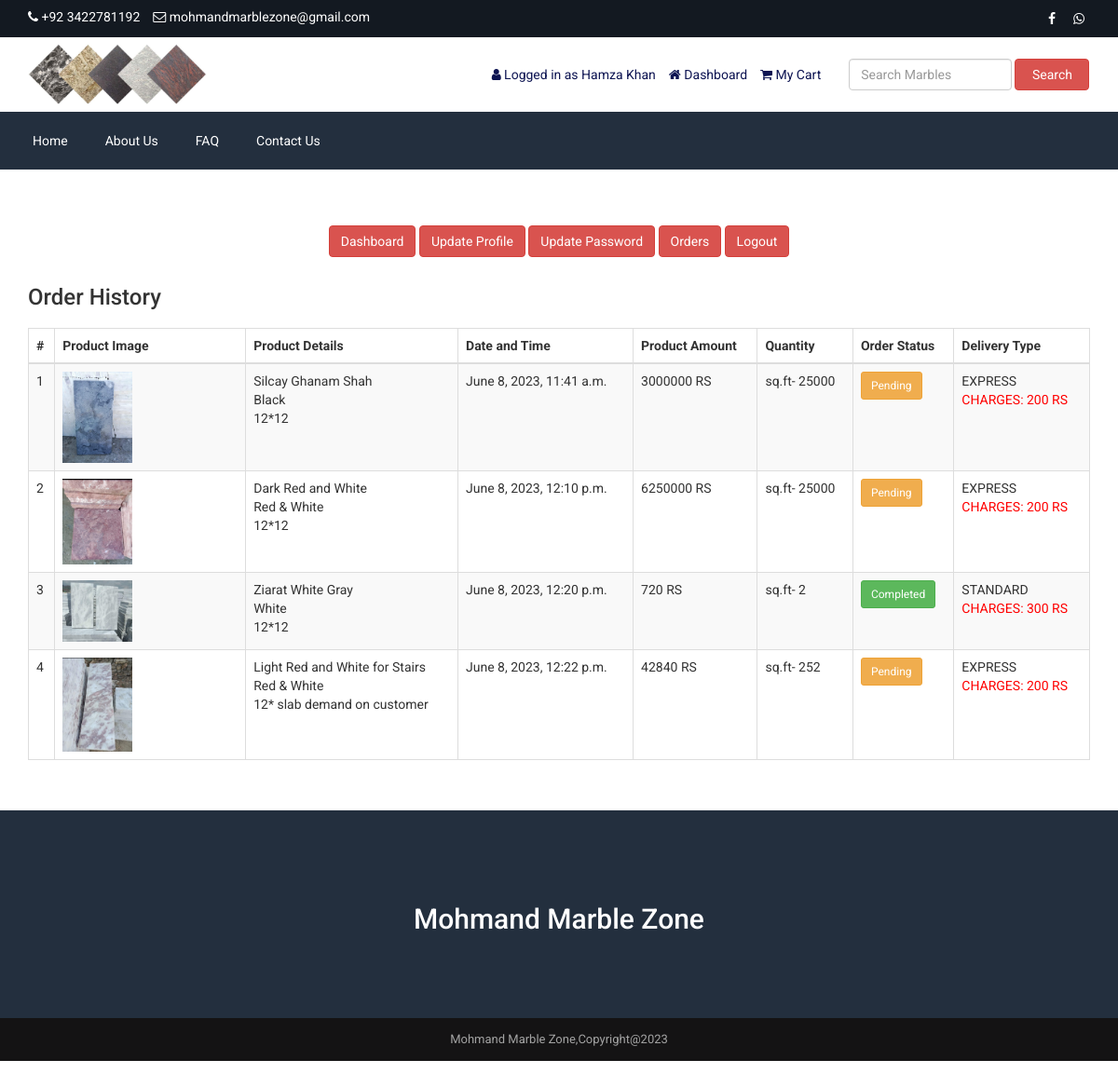
The app's page /account/user_orders/ (signed in) with its own data.
### customadmin/models.py (models this page shows, shortened)
class add_footer_contact(models.Model):
    footer_copyright = models.CharField(max_length=1000, null=True, blank=True)
    contact_address = models.TextField(null=True, blank=True)
    contact_email = models.EmailField(null=True, blank=True)
    contact_no = models.CharField(max_length=100, null=True, blank=True)
    map_iframe = models.TextField(null=True, blank=True)
    status = models.BooleanField(default=True)

class add_logo(models.Model):
    upload_logo = models.ImageField(upload_to='Media/website_images/')

class add_product(models.Model):
    select_top_category = models.ForeignKey(add_top_category, on_delete = models.CASCADE)
    select_mid_category = models.ForeignKey(add_mid_category, on_delete = models.CASCADE)
    select_end_category = models.ForeignKey(add_end_category, on_delete = models.CASCADE)
    product_name = models.CharField(max_length=120)
    old_price = models.IntegerField(null=True, blank=True)
    current_price = models.IntegerField()
    quantity = models.IntegerField()
    select_size = models.ManyToManyField(add_size, blank=True)
    select_color = models.ManyToManyField(add_color, blank=True)
    featured_photo = models.ImageField(upload_to="Media/Product_Images/Featured_image")
    photo_1 = models.ImageField(upload_to="Media/Product_Images/Other_Images", null=True, blank=True)
    photo_2= models.ImageField(upload_to="Media/Product_Images/Other_Images", null=True, blank=True)
    photo_3 = models.ImageField(upload_to="Media/Product_Images/Other_Images", null=True, blank=True)
    photo_4 = models.ImageField(upload_to="Media/Product_Images/Other_Images", null=True, blank=True)
    description = models.TextField()
    short_description = models.TextField()
    featured_desc = models.TextField()
    condition_desc = models.TextField()
    return_policy_desc = models.TextField()
    is_featured = models.BooleanField(default=False)
    is_active = models.BooleanField(default=False)
    status = models.BooleanField(default=False, null=True, blank=True)
    class Meta:
        verbose_name_plural = "7 - Add Product"

### account/models.py (models this page shows, shortened)
class MyUser(AbstractBaseUser):
    phone_regex = RegexValidator(
        regex=r'^\d{11}$',
        message="Phone number must be exactly 11 digits."
    )
    email = models.EmailField(unique=True, blank=False, null=False)
    full_name = models.CharField(max_length=100, blank=False, null=False)
    company_name = models.CharField(max_length=100, blank=True, null=True)
    phone_no = models.CharField(validators=[phone_regex], max_length=11, blank=False, null=False)
    address = models.TextField(blank=False, null=False)
    country = models.CharField(max_length=50, blank=False, null=False)
    city = models.CharField(max_length=50, blank=True, null=True)
    state = models.CharField(max_length=50, blank=True, null=True)
    zip_code = models.CharField(max_length=10, blank=True, null=True)
    password = models.CharField(max_length=128, blank=False, null=False)
    confirm_password = models.CharField(max_length=128, blank=False, null=False)
    is_active = models.BooleanField(default=True)
    is_admin = models.BooleanField(default=False)
    status = models.BooleanField(default=False)
    objects = MyUserManager()
    USERNAME_FIELD = 'email'
    REQUIRED_FIELDS = []

class OrderProduct(models.Model):
    status_list = (
        ('Completed', 'Completed'),
        ('Pending', 'Pending'),
        ('Not Available', 'Not Available')
    )
    shiping_list = (
        ('Pending', 'Pending'),
        ('Completed', 'Completed'),
    )
    get_user = models.ForeignKey(MyUser, on_delete=models.CASCADE)
    product = models.ForeignKey(ProductSave, on_delete=models.CASCADE)
    status = models.CharField(max_length=50, choices=status_list, null=True, blank=True)
    shipping = models.CharField(max_length=20, choices=shiping_list, null=True, blank=True)
    issue_date = models.DateTimeField(auto_now_add=True, null=True, blank=True)
    delivery_type = models.CharField(max_length=120, null=True, blank=True)

class ProductSave(models.Model):
    name = models.ForeignKey(MyUser, on_delete=models.CASCADE)
    product = models.ForeignKey(add_product, on_delete=models.CASCADE)
    color = models.CharField(max_length=120, null=True, blank=True)
    size = models.CharField(max_length=120, null=True, blank=True)
    quantity = models.IntegerField(null=True, blank=True)
    price = models.IntegerField(null=True, blank=True)
    total = models.IntegerField(null=True, blank=True)
    issue_date = models.DateField(auto_now_add=True)
    status = models.BooleanField(default=False, null=True, blank=True)

### account/views.py (the view)
# urls.py: path('user_orders/', views.user_orders, name='user_orders'),
@login_required(login_url="login_page")
def user_orders(request):
    user = MyUser.objects.get(email=request.user.email)
    order_products = OrderProduct.objects.filter(get_user=user)
    order_productss = OrderProduct.objects.filter(get_user=user).count()
    print("count Products", order_productss)
    get_logo = add_logo.objects.last()
    get_favicon = add_favicon.objects.last()
    get_footer_contact = add_footer_contact.objects.last()
    get_social_links = add_social_media_links.objects.last()
    context = {'order_products': order_products,
               'get_logo': get_logo, 'get_favicon': get_favicon, 'get_footer_contact': get_footer_contact,
                'get_social_links': get_social_links,}
    return render(request, 'account/dashboard/customer_order.html', context)

### templates/account/dashboard/customer_order.html
{% extends 'basic/basic.html' %}
{% load static %}
{% block content %}
    {% include 'basic/top_navbar.html' %}
      {% include 'basic/center_navbar.html' %}
      {% include 'basic/main_navbar.html' %}
	<div class="page">
		<div class="container">
			<div class="row">
				<div class="col-md-12">
					{% include 'account/dashboard/user_navbar.html' %}
				</div>
				<div class="col-md-12">
					<div class="user-content">
						<h3>Order History</h3>
						<div class="table-responsive">
							<table class="table table-bordered table-striped table-hover">
								<thead>
									<tr>
										<th>#</th>
										<th>Product Image</th>
										<th>Product Details</th>
										<th>Date and Time</th>
										<th>Product Amount</th>
										<th>Quantity</th>
										<th>Order Status</th>
										<th>Delivery Type</th>
									</tr>
								</thead>
								<tbody>
									{% for i in order_products %}
									<tr>
										<td>{{forloop.counter}}</td>
										<td style="width: 18%;">
											<img src="{{i.product.product.featured_photo.url}}" alt="" width="40%">
										</td>
										<td>
											{{i.product.product.product_name}}<br>
											{{i.product.color}}<br>
											{{i.product.size}}
										</td>
										<td>{{i.issue_date}}</td>
										<td>{{i.product.total}} RS</td>
										<td>sq.ft- {{i.product.quantity}}</td>
										<td>
											{% if i.status == "Pending" %}
												<button class="btn btn-warning btn-sm">
													Pending
												</button>
											{% elif i.status == "Completed" %}
											<button class="btn btn-success btn-sm">
												Completed
											</button>
											{% else %}
											<button class="btn btn-danger btn-sm">
												Not Available
											</button>
											{% endif %}
										</td>
										<td style="text-transform: uppercase;">{{i.delivery_type}}
											{% if i.delivery_type == "express" %}
												<p style="color: red;">Charges: 200 RS</p>
											{% else %}
												<p style="color: red;">Charges: 300 RS</p>
											{% endif %}
										</td>
									</tr>
									{% endfor %}
								</tbody>
							</table>
							<div class="pagination" style="overflow: hidden;">
							</div>
						</div>
					</div>
				</div>
			</div>
		</div>
		{% include 'basic/footer.html' %}
		{% endblock %}

### templates/basic/basic.html (shortened to what this page needs)
{% load static %}
<!DOCTYPE html>
<html lang="en">
<head>
    <link rel="stylesheet" href="{% static 'assets/css/bootstrap.min.css' %}">
    <link rel="stylesheet" href="{% static 'assets/css/font-awesome.min.css' %}">
    <link rel="stylesheet" href="{% static 'assets/css/owl.carousel.min.css' %}">
    <link rel="stylesheet" href="{% static 'assets/css/owl.theme.default.min.css' %}">
    <link rel="stylesheet" href="{% static 'assets/css/jquery.bxslider.min.css' %}">
    <link rel="stylesheet" href="{% static 'assets/css/magnific-popup.css' %}">
    <link rel="stylesheet" href="{% static 'assets/css/rating.css' %}">
    <link rel="stylesheet" href="{% static 'assets/css/spacing.css' %}">
    <link rel="stylesheet" href="{% static 'assets/css/bootstrap-touch-slider.css' %}">
    <link rel="stylesheet" href="{% static 'assets/css/animate.min.css' %}">
    <link rel="stylesheet" href="{% static 'assets/css/tree-menu.css' %}">
    <link rel="stylesheet" href="{% static 'assets/css/select2.min.css' %}">
    <link rel="stylesheet" href="{% static 'assets/css/main.css' %}">
    <link rel="stylesheet" href="{% static 'assets/css/responsive.css' %}">
</head>
<body>
    {% block content %}{% endblock %}
</body>
</html>

### templates/basic/top_navbar.html
<div class="top">
    <div class="container">
        <div class="row">
            <div class="col-md-6 col-sm-6 col-xs-12">
                <div class="left">
                    <ul>
                        <li><i class="fa fa-phone"></i> {{get_footer_contact.contact_no}} </li>
                        <li><i class="fa fa-envelope-o"></i> {{get_footer_contact.contact_email}} </li>
                    </ul>
                </div>
            </div>
            <div class="col-md-6 col-sm-6 col-xs-12">
                <div class="right">
                    <ul>
                        <li><a href="{{get_social_links.facebook}}" target="__blank"><i class="fa fa-facebook"></i></a></li>
                        <li><a href="{{get_social_links.watsapp}}"><i class="fa fa-whatsapp"></i></a></li>
                    </ul>
                </div>
            </div>
        </div>
    </div>
</div>

### templates/basic/center_navbar.html
{% load static %}
<div class="header">
    <div class="container">
        <div class="row inner">
            <div class="col-md-4 logo">
                <a href="{% url 'index' %}"><img src="{{get_logo.upload_logo.url}}" alt="logo image"></a>
            </div>
            <div class="col-md-5 right">
                <ul>
                    {% if request.user.is_admin %}
                    <li><a href="{% url 'login_page' %}"><i class="fa fa-sign-in"></i> Login</a></li>
                    <li><a href="{% url 'register_page' %}"><i class="fa fa-user-plus"></i> Register</a></li>
                    {% else %}
                    {% if request.user.is_authenticated %}
                    <li><i class="fa fa-user"></i> Logged in as {{request.user.full_name}}</li>
                    <li><a href="{% url 'user_dashboard' %}"><i class="fa fa-home"></i> Dashboard</a></li>
                    <li><a href="{% url 'cart' %}"><i class="fa fa-shopping-cart"></i> My Cart </a></li>
                    {% else %}
                    <li><a href="{% url 'login_page' %}"><i class="fa fa-sign-in"></i> Login</a></li>
                    <li><a href="{% url 'register_page' %}"><i class="fa fa-user-plus"></i> Register</a></li>
                    {% endif %}
                    {% endif %}
                </ul>
            </div>
            <div class="col-md-3 search-area">
                <form class="navbar-form navbar-left" role="search" action="{% url 'search_product' %}" method="get">
                    <div class="form-group">
                        <input type="text" class="form-control search-top" placeholder="Search Marbles"
                            name="search_text">
                    </div>
                    <button type="submit" class="btn btn-danger">Search</button>
                </form>
            </div>
        </div>
    </div>
</div>

### templates/basic/main_navbar.html (shortened to what this page needs)
<div class="nav">
    <div class="container">
        <div class="row">
            <div class="col-md-12 pl_0 pr_0">
                <div class="menu-container">
                    <div class="menu">
                        <ul>
                            <li><a href="{% url 'index' %}">Home</a></li>
                            <li><a href="{% url 'about_us' %}">About Us</a></li>
                            <li><a href="{% url 'faq' %}">FAQ</a></li>
                            <li><a href="{% url 'contact_us' %}">Contact Us</a></li>
                        </ul>
                    </div>
                </div>
            </div>
        </div>
    </div>
</div>

### templates/account/dashboard/user_navbar.html
<div class="user-sidebar">
    <ul>
        <a href="{% url 'user_dashboard' %}"><button class="btn btn-danger" style="margin-top: 10px;">Dashboard</button></a>
        <a href="{% url 'update_profile' %}"><button class="btn btn-danger" style="margin-top: 10px;">Update
                Profile</button></a>
        <a href="{% url 'update_password' %}"><button class="btn btn-danger" style="margin-top: 10px;">Update
                Password</button></a>
        <a href="{% url 'user_orders' %}"><button class="btn btn-danger" style="margin-top: 10px;">Orders</button></a>
        <a href="{% url 'user_logout' %}"><button class="btn btn-danger" style="margin-top: 10px;">Logout</button></a>
    </ul>
</div>

### templates/basic/footer.html (shortened to what this page needs)
<section class="home-newsletter">
    <div class="container">
        <div class="row">
            <marquee>
                <h2 style="text-align: center; color: white;"> Mohmand Marble Zone </h2>
            </marquee>
        </div>
    </div>
</section>
<div class="footer-bottom">
    <div class="container">
        <div class="row">
            <div class="col-md-12 copyright">
                {{get_footer_contact.footer_copyright}} </div>
        </div>
    </div>
</div>

### records on screen
add_footer_contact: contact_no "+92 3422781192", contact_email "mohmandmarblezone@gmail.com", footer_copyright "Mohmand Marble Zone,Copyright@2023"
add_logo: upload_logo (picture)
MyUser: user.full_name "Hamza Khan"
OrderProduct: product.product.featured_photo (picture), product.product.product_name "Silcay Ghanam Shah", product.color "Black", product.size "12*12", issue_date "June 8, 2023, 11:41 a.m.", product.total "3000000", product.quantity "25000", status "Pending", delivery_type "EXPRESS", shows "CHARGES: 200 RS"
OrderProduct: product.product.featured_photo (picture), product.product.product_name "Dark Red and White", product.color "Red & White", product.size "12*12", issue_date "June 8, 2023, 12:10 p.m.", product.total "6250000", product.quantity "25000", status "Pending", delivery_type "EXPRESS", shows "CHARGES: 200 RS"
OrderProduct: product.product.featured_photo (picture), product.product.product_name "Ziarat White Gray", product.color "White", product.size "12*12", issue_date "June 8, 2023, 12:20 p.m.", product.total "720", product.quantity "2", status "Completed", delivery_type "STANDARD", shows "CHARGES: 300 RS"
OrderProduct: product.product.featured_photo (picture), product.product.product_name "Light Red and White for Stairs", product.color "Red & White", product.size "12* slab demand on customer", issue_date "June 8, 2023, 12:22 p.m.", product.total "42840", product.quantity "252", status "Pending", delivery_type "EXPRESS", shows "CHARGES: 200 RS"
